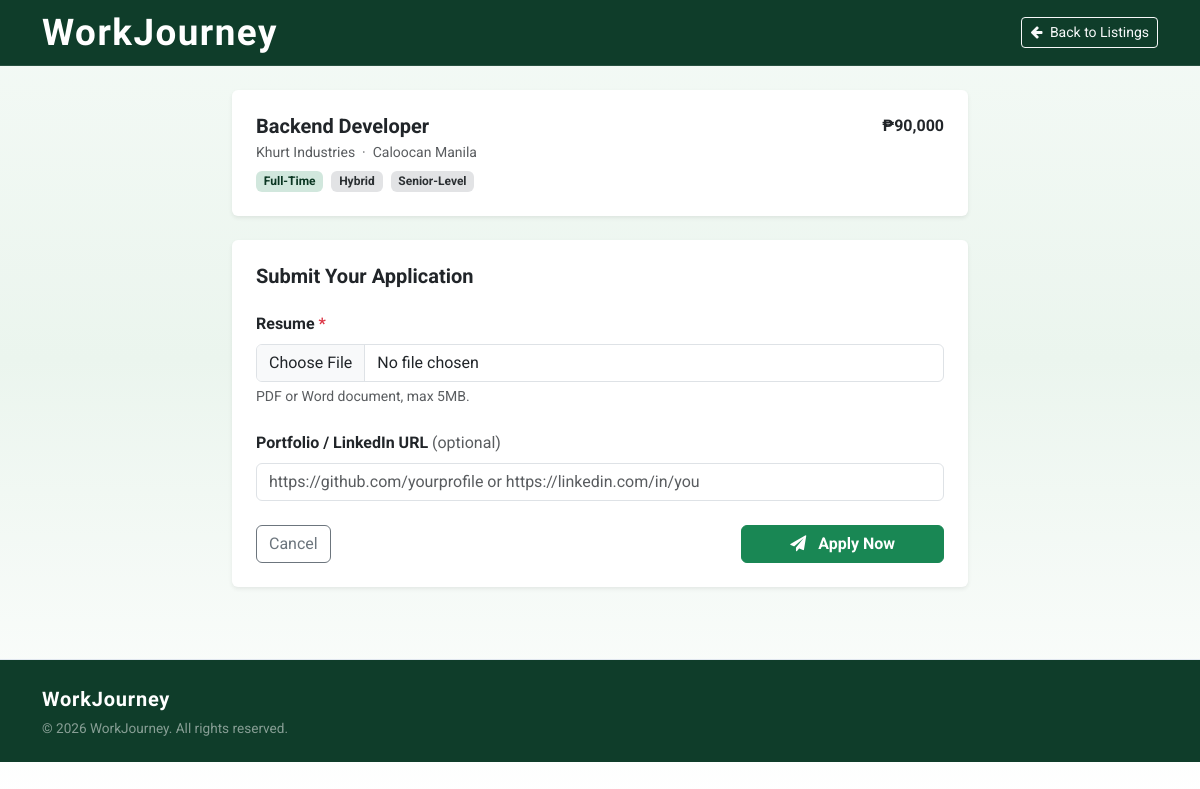
The page /pages/apply.php?id=1 (signed in) on the database its author committed.
### tables this page shows
CREATE TABLE `jobs` (
  `JobID` int(11) NOT NULL,
  `EmployerID` int(11) NOT NULL,
  `JobTitle` varchar(255) NOT NULL,
  `Description` text NOT NULL,
  `JobType` enum('Full-Time','Part-Time','Contract','Internship','Freelance') NOT NULL,
  `WorkSetup` enum('On-Site','Remote','Hybrid') NOT NULL,
  `ExperienceLevel` varchar(50) DEFAULT NULL,
  `Location` varchar(255) DEFAULT NULL,
  `PostedDate` timestamp NOT NULL DEFAULT current_timestamp(),
  `Salary` varchar(255) DEFAULT NULL,
  `Status` varchar(20) DEFAULT 'Open',
  `MaxApplicants` int(11) DEFAULT 1
);

CREATE TABLE `users` (
  `UserID` int(11) NOT NULL,
  `FullName` varchar(100) NOT NULL,
  `Email` varchar(150) NOT NULL,
  `Password` varchar(255) NOT NULL,
  `Usertype` varchar(255) NOT NULL,
  `Location` varchar(200) DEFAULT NULL,
  `JobTitle` varchar(100) DEFAULT NULL,
  `CompanyName` varchar(255) DEFAULT NULL,
  `ContactNumber` varchar(20) DEFAULT NULL,
  `ProfileImagePath` varchar(255) DEFAULT NULL
);

### classes/JobClass.php (called while the page is built, shortened)
<?php
class JobClass {
    private static function connect() {
        $conn = new mysqli("localhost", "root", "", "jobdb");
        return $conn;
    }
    public static function getJobById($jobId) {
        $conn = self::connect();
        $stmt = $conn->prepare("SELECT j.*, u.FullName, u.CompanyName, u.ProfileImagePath, (SELECT COUNT(*) FROM applications a WHERE a.JobID = j.JobID) AS ApplicantCount, (SELECT COUNT(*) FROM applications a WHERE a.JobID = j.JobID AND a.Status = 'Accepted') AS AcceptedCount FROM jobs j LEFT JOIN users u ON j.EmployerID = u.UserID WHERE j.JobID = ? LIMIT 1");
        $stmt->bind_param("i", $jobId);
        $stmt->execute();
        $job = $stmt->get_result()->fetch_assoc();
        return $job;
    }
}

### classes/ApplicationClass.php (called while the page is built, shortened)
<?php
class ApplicationClass
{
    private static function getConnection(): mysqli
    {
        $conn = new mysqli("localhost", "root", "", "jobdb");
        return $conn;
    }
    public static function hasApplied(int $jobId, int $applicantId): bool
    {
        $conn = self::getConnection();
        $stmt = $conn->prepare("SELECT ApplicationID FROM applications WHERE JobID = ? AND ApplicantID = ? AND Status != 'Rejected' LIMIT 1");
        $stmt->bind_param("ii", $jobId, $applicantId);
        $stmt->execute();
        $exists = $stmt->get_result()->fetch_assoc() !== null;
        return $exists;
    }
}

### pages/apply.php (the view, shortened to what this page needs)
<?php
require_once '../classes/JobClass.php';
require_once '../classes/ApplicationClass.php';
$jobId = (int) $_GET['id'];
$job   = JobClass::getJobById($jobId);
$alreadyApplied = ApplicationClass::hasApplied($jobId, $_SESSION['user_id']);
$successMsg = '';
?>
<!DOCTYPE html>
<html lang="en">
<head>
  <link href="https://cdn.jsdelivr.net/npm/bootstrap@5.3.3/dist/css/bootstrap.min.css" rel="stylesheet" />
  <link rel="stylesheet" href="https://cdnjs.cloudflare.com/ajax/libs/font-awesome/4.7.0/css/font-awesome.min.css">
  <link href="styles.css" rel="stylesheet" />
</head>
<body class="home-page-body">
  <nav class="navbar navbar-expand-lg bg-green border-bottom sticky-top py-0">
    <div class="container">
      <a class="navbar-brand jobful-title text-white m-0 pe-2 text-decoration-none" href="home.php">WorkJourney</a>
      <div class="navbar-nav ms-auto align-items-center py-2">
        <a href="job-list.php" class="btn btn-sm btn-outline-light">
          <i class="fa fa-arrow-left me-1"></i> Back to Listings
        </a>
      </div>
    </div>
  </nav>
  <main class="page-shell">
    <div class="container py-4" style="max-width: 760px;">
      <div class="card border-0 shadow-sm p-4 mb-4">
        <div class="d-flex justify-content-between align-items-start flex-wrap gap-2">
          <div>
            <h2 class="h5 fw-bold mb-1"><?= htmlspecialchars($job['JobTitle']) ?></h2>
            <p class="text-muted small mb-2">
              <?= htmlspecialchars($job['CompanyName'] ?: $job['EmployerName']) ?>
              &nbsp;·&nbsp; <?= htmlspecialchars($job['Location']) ?>
            </p>
            <div class="d-flex flex-wrap gap-2">
              <span class="badge bg-success-subtle text-success-emphasis"><?= htmlspecialchars($job['JobType']) ?></span>
              <span class="badge bg-secondary-subtle text-secondary-emphasis"><?= htmlspecialchars($job['WorkSetup']) ?></span>
              <span class="badge bg-secondary-subtle text-secondary-emphasis"><?= htmlspecialchars($job['ExperienceLevel']) ?></span>
            </div>
          </div>
          <div class="text-end">
            <span class="fw-bold text-dark fs-6">₱<?= number_format((float)$job['Salary'], 0) ?></span>
          </div>
        </div>
      </div>
      <div class="card border-0 shadow-sm p-4">
        <h5 class="fw-bold mb-4">Submit Your Application</h5>
        <?php if (!empty($successMsg)): ?>
          <div class="alert alert-success d-flex align-items-center gap-2">
            <i class="fa fa-check-circle"></i>
            <div><?= htmlspecialchars($successMsg) ?></div>
          </div>
          <a href="job-list.php" class="btn btn-success mt-2">Browse More Jobs</a>
        <?php else: ?>
          <form action="apply.php?id=<?= $jobId ?>" method="POST" enctype="multipart/form-data">
            <div class="mb-4">
              <label class="form-label fw-bold">Resume <span class="text-danger">*</span></label>
              <input type="file" name="resume" class="form-control" accept=".pdf,.doc,.docx" required>
              <div class="form-text">PDF or Word document, max 5MB.</div>
            </div>
            <div class="mb-4">
              <label class="form-label fw-bold">Portfolio / LinkedIn URL <span class="text-muted fw-normal">(optional)</span></label>
              <input type="url" name="portfolio" class="form-control"
                     placeholder="https://github.com/yourprofile or https://linkedin.com/in/you"
                     value="<?= htmlspecialchars($_POST['portfolio'] ?? '') ?>">
            </div>
            <div class="d-flex justify-content-between align-items-center mt-4">
              <a href="job-list.php" class="btn btn-outline-secondary">Cancel</a>
              <button type="submit" class="btn btn-success px-5 fw-bold"
                      onclick="return confirm('Submit your application for this job?');">
                <i class="fa fa-paper-plane me-2"></i> Apply Now
              </button>
            </div>
          </form>
        <?php endif; ?>
      </div>
    </div>
  </main>
  <footer class="footer-custom mt-5 border-top bg-green text-white">
    <div class="container py-4">
      <div class="row align-items-center justify-content-between g-3">
        <div class="col-md-4 text-center text-md-start">
          <span class="jobful-title text-white fs-5 fw-bold">WorkJourney</span>
          <p class="small-note text-white-50 mb-0 mt-1">&copy; 2026 WorkJourney. All rights reserved.</p>
        </div>
      </div>
    </div>
  </footer>
</body>
</html>

### pages/styles.css (style rules this page uses)
body { font-family: 'Roboto', sans-serif; margin: 0; background-color: #ffffff; display: flex; flex-direction: column; min-height: 100vh; }
html { height: 100%; }
.jobful-title { font-family: 'Antonio', sans-serif; font-size: 2.3rem; font-weight: 700; color: #0f3d2a; letter-spacing: 0.04em; margin-bottom: 0.25rem; }
body.home-page-body { background: linear-gradient(180deg, #f4faf6 0%, #ebf5ee 45%, #ffffff 100%); }
.bg-green { background-color: #0f3d2a !important; }
.navbar { border-bottom: 1px solid rgba(255, 255, 255, 0.1) !important; }
.small-note { font-size: 0.85rem; }
.footer-custom { background-color: #ffffff; border-color: #e2e8f0 !important; }

### rows shown on the page
jobs: JobTitle "Backend Developer", users.CompanyName "Khurt Industries", Location "Caloocan Manila", JobType "Full-Time", WorkSetup "Hybrid", ExperienceLevel "Senior-Level", Salary "90,000"
